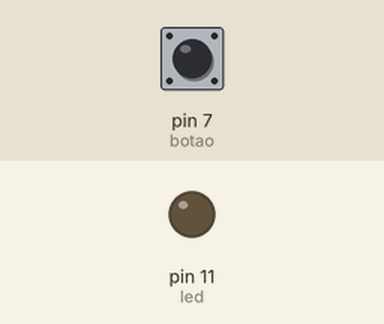
This sketch was run on a simulated Arduino Uno, built with avr-gcc and run on an emulated ATmega328P. Parts: output pins drawn as LEDs (lit = HIGH). The inputs (shaded band) are chosen by the test bench; at power-on: pin 7 (botao) LOW.

Above: at 1.2 s.
1.3 s: pin 7 (botao) pulled HIGH for 0.15 s
At 1.4 s:
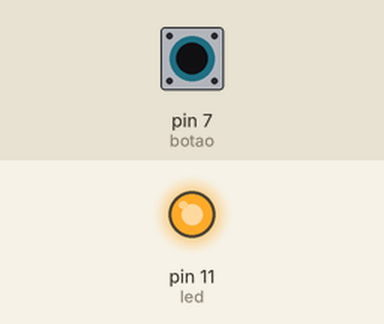
3.0 s: pin 7 (botao) pulled HIGH for 3.2 s
At 7.6 s:
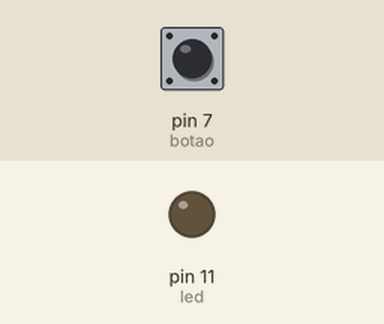
Timing chart, 0 to 9.1 s (numbered marks = the images above; inputs shaded):
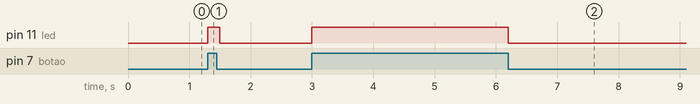

The sketch:

Sketch_Acendendo_um_LED_com_Push_Button.ino
```cpp
int botao = 7;
int led = 11;
int status = 0;

void setup() {
  // put your setup code here, to run once:
  pinMode(led, OUTPUT);
  pinMode(botao,INPUT);
}

void loop() {
  // put your main code here, to run repeatedly:
  status = digitalRead(botao);
  if (status == HIGH){
    digitalWrite(led, HIGH);
    delay(100);
  }
  else{
    digitalWrite(led, LOW);
    //delay(100);
  }
}
```

Measured:
- after the input at 1.3 s, pin 11 (led): LOW → HIGH at once, → LOW 0.20 s later
- after the input at 3.0 s, pin 11 (led): LOW → HIGH at once, → LOW 3.2 s later
